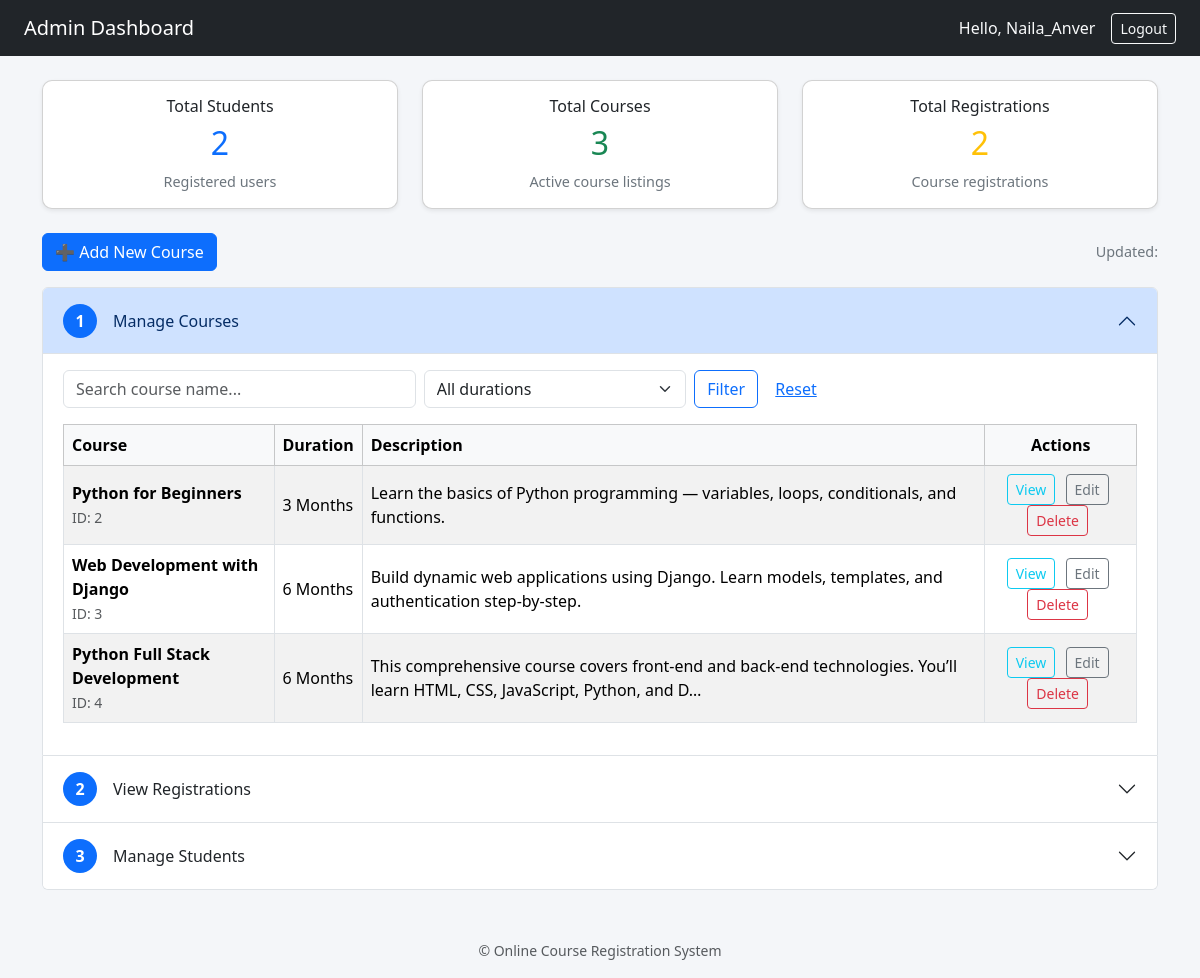
Screenshot of /admin_dashboard/ (signed in) with the database file from the repository.
### course_app/models.py (models this page shows, shortened)
class Course(models.Model):
    DURATION_CHOICE = [
        ('1 Month', '1 Month'),
        ('3 Months', '3 Months'),
        ('6 Months', '6 Months'),
    ]
    course_name = models.CharField(max_length=100)
    duration = models.CharField(max_length=20,choices=DURATION_CHOICE)
    description = models.TextField()
    course_image = models.ImageField(upload_to='course_images/', blank=True, null=True)

### course_app/views.py (the view)
# urls.py: path('admin_dashboard/', views.admin_dashboard, name='admin_dashboard'),
@login_required
def admin_dashboard(request):
    if not request.user.is_superuser:
        return redirect('student_dashboard')
    q = request.GET.get('q', '')
    duration = request.GET.get('duration', '')
    courses = Course.objects.all()
    if q:
        courses = courses.filter(course_name__icontains=q)
    if duration:
        courses = courses.filter(duration__iexact=duration)
    registrations = Registration.objects.select_related('course').all()
    students = User.objects.filter(is_superuser=False).order_by('-date_joined')
    context = {
        'courses': courses,
        'registrations': registrations,
        'students': students,
        'total_courses': courses.count(),
        'total_students': students.count(),
        'total_registrations': registrations.count(),
    }
    return render(request, 'admin_dashboard.html', context)

### course_app/templates/admin_dashboard.html (shortened to what this page needs)
{% load static %}
<!DOCTYPE html>
<html lang="en">
<head>
  <link href="https://cdn.jsdelivr.net/npm/bootstrap@5.3.3/dist/css/bootstrap.min.css" rel="stylesheet" />
</head>
<body>
<nav class="navbar navbar-expand-lg navbar-dark bg-dark">
  <div class="container-fluid px-4">
    <a class="navbar-brand" href="#">Admin Dashboard</a>
    <div class="d-flex align-items-center">
      <span class="text-light me-3">Hello, {{ user.username|title }}</span>
      <a href="{% url 'logout' %}" class="btn btn-outline-light btn-sm">Logout</a>
    </div>
  </div>
</nav>
<div class="container mt-4">
  <div class="row g-4 mb-4">
    <div class="col-md-4">
      <div class="card shadow-sm p-3 text-center">
        <h6>Total Students</h6>
        <h2 class="text-primary">{{ total_students }}</h2>
        <div class="small-muted">Registered users</div>
      </div>
    </div>
    <div class="col-md-4">
      <div class="card shadow-sm p-3 text-center">
        <h6>Total Courses</h6>
        <h2 class="text-success">{{ total_courses }}</h2>
        <div class="small-muted">Active course listings</div>
      </div>
    </div>
    <div class="col-md-4">
      <div class="card shadow-sm p-3 text-center">
        <h6>Total Registrations</h6>
        <h2 class="text-warning">{{ total_registrations }}</h2>
        <div class="small-muted">Course registrations</div>
      </div>
    </div>
  </div>
  <div class="d-flex justify-content-between align-items-center mb-3">
    <div>
<a href="{% url 'add_course' %}" class="btn btn-primary">➕ Add New Course</a>
    </div>
    <div class="text-end small-muted">Updated: {{ now|date:"M d, Y H:i" }}</div>
  </div>
  <div class="accordion" id="adminSteps">
    <div class="accordion-item">
      <h2 class="accordion-header" id="headingCourses">
        <button class="accordion-button" type="button" data-bs-toggle="collapse" data-bs-target="#collapseCourses" aria-expanded="true" aria-controls="collapseCourses">
          <span class="step-badge me-3">1</span> Manage Courses
        </button>
      </h2>
      <div id="collapseCourses" class="accordion-collapse collapse show" aria-labelledby="headingCourses" data-bs-parent="#adminSteps">
        <div class="accordion-body">
          <form method="get" class="row g-2 mb-3" action="{% url 'admin_dashboard' %}">
            <div class="col-md-4">
              <input type="text" name="q" class="form-control" placeholder="Search course name..." value="{{ request.GET.q }}">
            </div>
            <div class="col-md-3">
              <select name="duration" class="form-select">
                <option value="">All durations</option>
              </select>
            </div>
            <div class="col-md-3">
              <button class="btn btn-outline-primary" type="submit">Filter</button>
              <a href="{% url 'admin_dashboard' %}" class="btn btn-link">Reset</a>
            </div>
          </form>
          <div class="table-responsive">
            <table class="table table-striped table-bordered align-middle">
              <thead class="table-light">
                <tr>
                  <th>Course</th>
                  <th>Duration</th>
                  <th>Description</th>
                  <th class="text-center">Actions</th>
                </tr>
              </thead>
              <tbody>
                {% for course in courses %}
                <tr>
                  <td>
                    <strong>{{ course.course_name }}</strong><br/>
                    <small class="text-muted">ID: {{ course.id }}</small>
                  </td>
                  <td>{{ course.duration }}</td>
                  <td>{{ course.description|truncatechars:120 }}</td>
                  <td class="text-center action-btns">
                    <a href="{% url 'course_detail' course.id %}" class="btn btn-sm btn-outline-info">View</a>
                    <button class="btn btn-sm btn-outline-secondary" data-bs-toggle="modal" data-bs-target="#editCourseModal{{ course.id }}">Edit</button>
                    <button class="btn btn-sm btn-outline-danger" data-bs-toggle="modal" data-bs-target="#deleteCourseModal{{ course.id }}">Delete</button>
                  </td>
                </tr>
                {% empty %}
                <tr>
                  <td colspan="5" class="text-center text-muted">No courses found.</td>
                </tr>
                {% endfor %}
              </tbody>
            </table>
          </div>
        </div>
      </div>
    </div>
    <div class="accordion-item">
      <h2 class="accordion-header" id="headingRegs">
        <button class="accordion-button collapsed" type="button" data-bs-toggle="collapse" data-bs-target="#collapseRegs" aria-expanded="false" aria-controls="collapseRegs">
          <span class="step-badge me-3">2</span> View Registrations
        </button>
      </h2>
    </div>
    <div class="accordion-item">
      <h2 class="accordion-header" id="headingStudents">
        <button class="accordion-button collapsed" type="button" data-bs-toggle="collapse" data-bs-target="#collapseStudents" aria-expanded="false" aria-controls="collapseStudents">
          <span class="step-badge me-3">3</span> Manage Students
        </button>
      </h2>
    </div>
  </div>
</div>
<footer class="text-center text-muted mt-5 mb-3">
  <small>© {{ now|date:"Y" }} Online Course Registration System</small>
</footer>
</body>
</html>

### course_app/templates/admin_dashboard.html (style rules this page uses)
body { background-color: #f4f6f9; }
.card { border-radius: 10px; }
.table th, .table td { vertical-align: middle; }
.step-badge { background:#0d6efd; color:#fff; border-radius:50%; width:34px; height:34px; display:inline-flex; align-items:center; justify-content:center; font-weight:600; }
.small-muted { font-size:.9rem; color:#6c757d; }
.action-btns > a, .action-btns > button { margin-right:6px; }

### rows the page displays
Course: course_name "Python for Beginners", id "2", duration "3 Months", description "Learn the basics of Python programming — variables, loops, conditionals, and functions."
Course: course_name "Web Development with Django", id "3", duration "6 Months", description "Build dynamic web applications using Django. Learn models, templates, and authentication step-by-step."
Course: course_name "Python Full Stack Development", id "4", duration "6 Months", description "This comprehensive course covers front-end and back-end technologies. You’ll learn HTML, CSS, JavaScript, Python, and D…"

### other values shown
{{ user.username|title }} "Naila_Anver"
{{ total_students }} "2"
{{ total_courses }} "3"
{{ total_registrations }} "2"
